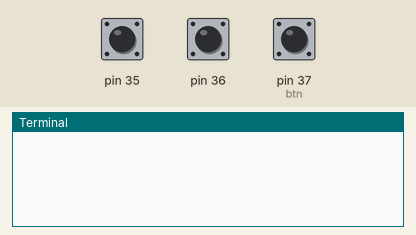
The program below on a simulated Raspberry Pi (header pin numbers). On the bench: the last lines printed to the terminal. The inputs (shaded band) are chosen by the test bench; at power-on: pin 37 (btn) HIGH, pin 35 HIGH, pin 36 HIGH. Library files of the repository ran but are not shown: rotary_encoder_events.py.

Above: at 1.2 s.
1.3 s: pin 37 (btn) pulled LOW for 0.15 s
At 2.1 s:
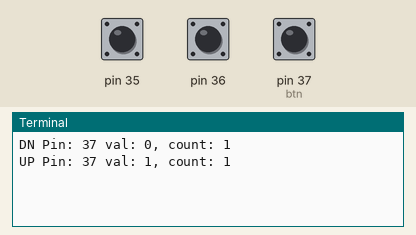
2.9 s: pin 37 (btn) pulled LOW for 1 s
At 3.7 s:
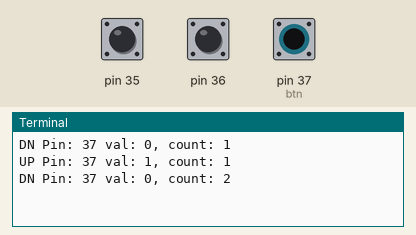

The program:

example.py
```python
#
# Example Code GPIO Events
# Hagen Richter <hagen.richter@informatik.uni-hamburg.de>
# <https://github.com/hagenr/gpio-events>
#

import rotary_encoder_events
import button_events
import time

CW_PIN  = 35
ACW_PIN  = 36
SW_PIN = 37

def cb_up(CallingPin):
    btn_new = btn.gpio.input(CallingPin)
    print 'UP Pin: %d val: %d, count: %d' % (CallingPin, btn_new, btn.counter)
    return

def cb_down(CallingPin):
    btn_new = btn.gpio.input(CallingPin)
    print 'DN Pin: %d val: %d, count: %d' % (CallingPin, btn_new, btn.counter)
    return

btn = button_events.Button(SW_PIN, callback_down=cb_down, callback_up=cb_up)
encoder = rotary_encoder_events.RotaryEncoder(CW_PIN, ACW_PIN)

start = 0

while True:

    delta = encoder.get_delta()
    if delta!=0:
        start=start + delta
        print ("rotate %d, count = %d" % (delta, start))
    time.sleep(0.01)
```

button_events.py
```python
#
# GPIO Wrapper Class
# Hagen Richter <hagen.richter@informatik.uni-hamburg.de>
# <https://github.com/hagenr/gpio-events>
#
# This class is for reading button inputs (e.g rotary encoder push switch) with a bit of bounce resistance via software.
# The whole thing depends on a gpio wrapper and events.
#
# callbacks can be given for button down and button up events
#

import gpio
import threading
import time

class Button:

    def __init__(self, btn_pin, callback_down=None, callback_up=None, bouncetime=25, gpioObject = None):
        self.btn_pin = btn_pin

        self.bouncetime = bouncetime

        self.callback_down = callback_down
        self.callback_up = callback_up

        self.btn_curr = 1

        self.counter = 0

        self.interrupt_lock = threading.Lock()

        # gpio wrapper class for better portability
        if gpioObject <> None:
            self.gpio = gpioObject
        else:
            self.gpio = gpio.GPIO()

        self.gpio.setup(self.btn_pin, self.gpio.IN, self.gpio.PUD_UP)

        self.gpio.add_event_detect(self.btn_pin, self.gpio.BOTH, callback=self.btn_callback, bouncetime=self.bouncetime)

    def btn_callback(self,CallingPin):
        btn_new = self.gpio.input(self.btn_pin)
        with self.interrupt_lock:
            if btn_new <> self.btn_curr:
                self.btn_curr=btn_new
                if btn_new:
                    if (self.callback_up <> None):
                        self.callback_up(CallingPin)
                else:
                    self.counter = self.counter + 1
                    if (self.callback_down <> None):
                        self.callback_down(CallingPin)
        return
```

gpio.py
```python
#
# GPIO Wrapper Class
# Hagen Richter <hagen.richter@informatik.uni-hamburg.de>
# <https://github.com/hagenr/gpio-events>
#

import RPi.GPIO

class GPIO:
    def __init__(self):
        self.gpio = RPi.GPIO
        self.setup = self.gpio.setup
        self.output = self.gpio.output
        self.input = self.gpio.input
        self.OUT = self.gpio.OUT
        self.IN = self.gpio.IN
        self.HIGH = self.gpio.HIGH
        self.LOW = self.gpio.LOW
        self.PUD_UP = self.gpio.PUD_UP
        self.PUD_DOWN = self.gpio.PUD_DOWN
        self.PUD_OFF = self.gpio.PUD_OFF
        self.RISING = self.gpio.RISING
        self.FALLING = self.gpio.FALLING
        self.BOTH = self.gpio.BOTH
        self.add_event_detect = self.gpio.add_event_detect
        self.gpio.setmode(self.gpio.BOARD)
        self.cleanup = self.gpio.cleanup
        
```

Measured:
- after the input at 1.3 s, the terminal: prints a new line at once (image 1)
- after the input at 2.9 s, the terminal: prints a new line at once (image 2)
